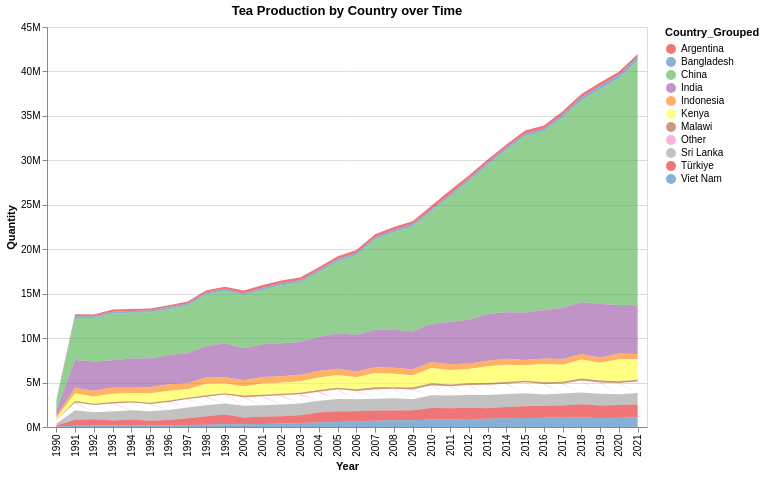

Notebook code cell kept with this figure:
### Markdown cell above
For the research question, "What countries have been the leading producers of tea over the period of time?", using the data visualization we can deduce that from 1990 and 2021, China (mainland) was a top competitor with India to the global leader of tea with growth that pretty much outpaced all other regions. In second place, we see India. The production gap also widened between Kenya, Sri Lanka, and Turkiye but remained in lower volumes than China and India.

### Code cell
# Research Question: "How has tea production changed over time across different regions?
# Stacked Area Chart

# Consolidating both Chinas
tea_long['Country'] = tea_long['Country'].replace('China, mainland', 'China')
tea_long = tea_long.groupby(['Country', 'Year'], as_index=False)['Quantity'].sum()

# Getting 10 countries (largest)
top_countries = tea_long.groupby('Country')['Quantity'].sum().nlargest(10).index
tea_long['Country_Grouped'] = tea_long['Country'].apply(lambda x: x if x in top_countries else "Other")

# Plotting
area_chart = alt.Chart(tea_long).mark_area(opacity=0.6).encode(
    x = alt.X('Year:O', title='Year'),
    y = alt.Y('Quantity:Q', stack='zero', axis = alt.Axis(format="~s")),
    color=alt.Color('Country_Grouped:N', scale=alt.Scale(scheme='set1')),
    tooltip=['Country', 'Year', 'Quantity']
).properties(
    width=600,
    height=400,
    title='Tea Production by Country over Time'
).interactive()

area_chart

### Figure 1 — Vega-Lite specification as saved in the notebook (floating-point values rounded to 4 significant figures; data arrays with more than 128 entries replaced by an {"elided": "..."} marker saying what was removed)
{"config": {"view": {"continuousWidth": 300, "continuousHeight": 300}}, "data": {"name": "data-6ac0ba13484df8deb29d50fb2447ab3c"}, "mark": {"type": "area", "opacity": 0.6}, "encoding": {"color": {"field": "Country_Grouped", "scale": {"scheme": "set1"}, "type": "nominal"}, "tooltip": [{"field": "Country", "type": "nominal"}, {"field": "Year", "type": "quantitative"}, {"field": "Quantity", "type": "quantitative"}], "x": {"field": "Year", "title": "Year", "type": "ordinal"}, "y": {"axis": {"format": "~s"}, "field": "Quantity", "stack": "zero", "type": "quantitative"}}, "height": 400, "params": [{"name": "param_99", "select": {"type": "interval", "encodings": ["x", "y"]}, "bind": "scales"}], "title": "Tea Production by Country over Time", "width": 600, "$schema": "https://vega.github.io/schema/vega-lite/v5.20.1.json", "datasets": {"data-6ac0ba13484df8deb29d50fb2447ab3c": {"elided": "1600 records"}}}
